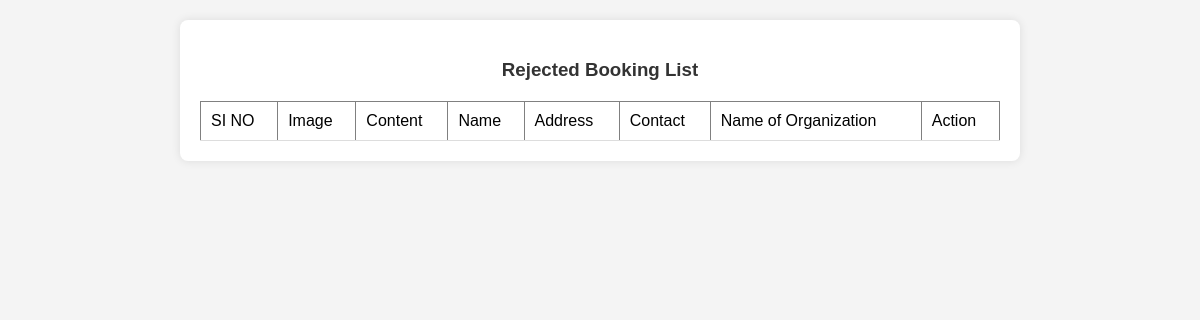
Page /Helpers/rejectedbooking/ (signed in) on the earlier database version.
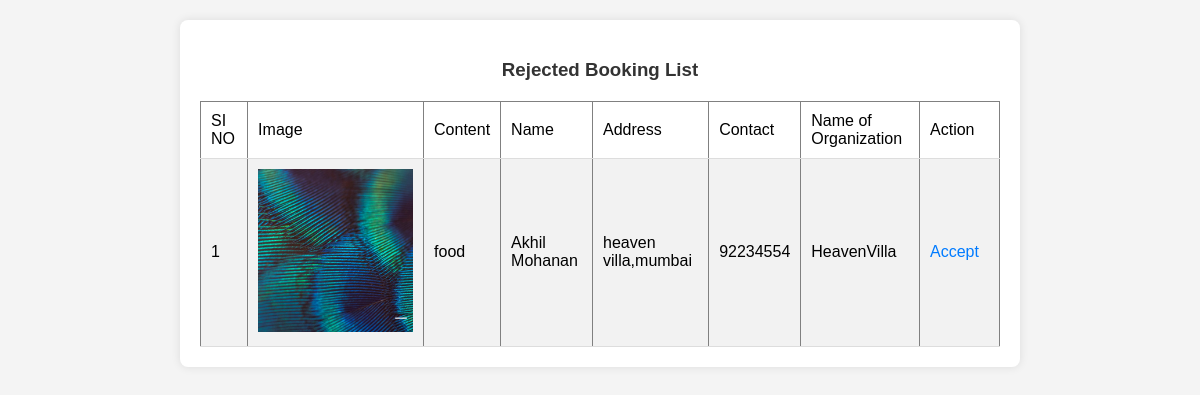
Same page on the later database version.
### Organization/models.py (models this page shows)
class tbl_book(models.Model):
    book_name=models.CharField(max_length=50)
    book_address=models.CharField(max_length=50)
    book_contact=models.CharField(max_length=50)
    post_id=models.ForeignKey(tbl_post,on_delete=models.CASCADE)
    organization_id=models.ForeignKey(tbl_organization,on_delete=models.CASCADE)
    status=models.IntegerField(default=0)

### Helpers/models.py (models this page shows)
class tbl_post(models.Model):
    post_image=models.FileField(upload_to="Post/")
    post_content=models.CharField(max_length=50)
    post_request=models.ForeignKey(tbl_request,on_delete=models.CASCADE)
    helpers=models.ForeignKey(tbl_helper,on_delete=models.CASCADE)

### Guest/models.py (models this page shows)
class tbl_organization(models.Model):
    org_name=models.CharField(max_length=50)
    org_email=models.CharField(max_length=50)
    org_contact=models.CharField(max_length=50)
    org_address=models.CharField(max_length=50)
    org_logo=models.FileField(upload_to="Orgdoc/")
    org_proof=models.FileField(upload_to="Orgdoc/")
    org_place=models.ForeignKey(tbl_place,on_delete=models.CASCADE)
    org_type=models.ForeignKey(tbl_type,on_delete=models.CASCADE)
    org_password=models.CharField(max_length=50)
    status=models.CharField(max_length=50,default=0,null=True)

### Helpers/views.py (the view)
# urls.py: path('rejectedbooking/',views.rejectedbooking,name="rejectedbooking"),
def rejectedbooking(request):
    helpdata=tbl_helper.objects.get(id=request.session["hid"])
    odata=tbl_book.objects.filter(post_id__helpers=helpdata,status=2)
    return render(request,"Helpers/RejectedBookings.html",{'odata':odata})

### Helpers/Templates/Helpers/RejectedBookings.html (shortened to what this page needs)
<!DOCTYPE html>
<html lang="en">
<head>
</head>
<body>
    <div class="container">
        <h3>Rejected Booking List</h3>
        <form action="" method="post" enctype="multipart/form-data">
            <table border="1" cellpadding="10">
                <tr>
                    <td>SI NO</td>
                    <td>Image</td>
                    <td>Content</td>
                    <td>Name</td>
                    <td>Address</td>
                    <td>Contact</td>
                    <td>Name of Organization</td>
                    <td>Action</td>
                </tr>
                {% for i in odata %}
                <tr>
                    <td>{{ forloop.counter }}</td>
                    <td><img src="{{ i.post_id.post_image.url }}" alt="Image"></td>
                    <td>{{ i.post_id.post_content }}</td>
                    <td>{{ i.book_name }}</td>
                    <td>{{ i.book_address }}</td>
                    <td>{{ i.book_contact }}</td>
                    <td>{{ i.organization_id.org_name }}</td>
                    <td class="action-links">
                        <a href="{% url 'Helpers:acceptbooking' i.id %}">Accept</a>
                    </td>
                </tr>
                {% endfor %}
            </table>
        </form>
    </div>
</body>
</html>

### Helpers/Templates/Helpers/RejectedBookings.html (style rules this page uses)
body { font-family: Arial, sans-serif; background-color: #f4f4f4; margin: 0; padding: 0; }
.container { max-width: 800px; margin: 20px auto; background-color: #fff; border-radius: 8px; box-shadow: 0 0 10px rgba(0, 0, 0, 0.1); padding: 20px; }
h3 { text-align: center; color: #333; }
table { width: 100%; border-collapse: collapse; margin-top: 20px; }
th, td { padding: 10px; text-align: left; border-bottom: 1px solid #ddd; }
tr:nth-child(even) { background-color: #f2f2f2; }
img { max-width: 100%; height: auto; }
.action-links a { color: #007bff; text-decoration: none; margin-right: 10px; }

Differences in the rows shown:
added tbl_book: post_id.post_image (picture), post_id.post_content "food", book_name "Akhil Mohanan", book_address "heaven villa,mumbai", book_contact "92234554", organization_id.org_name "HeavenVilla"
